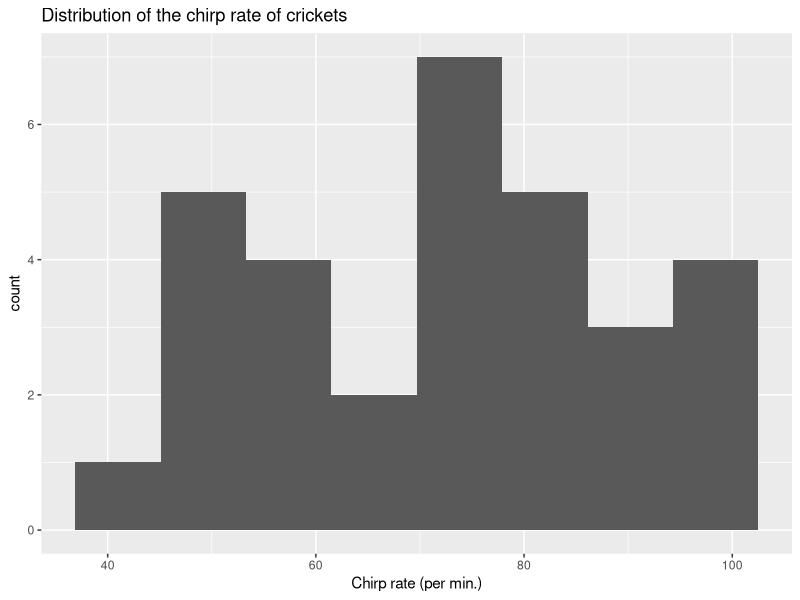
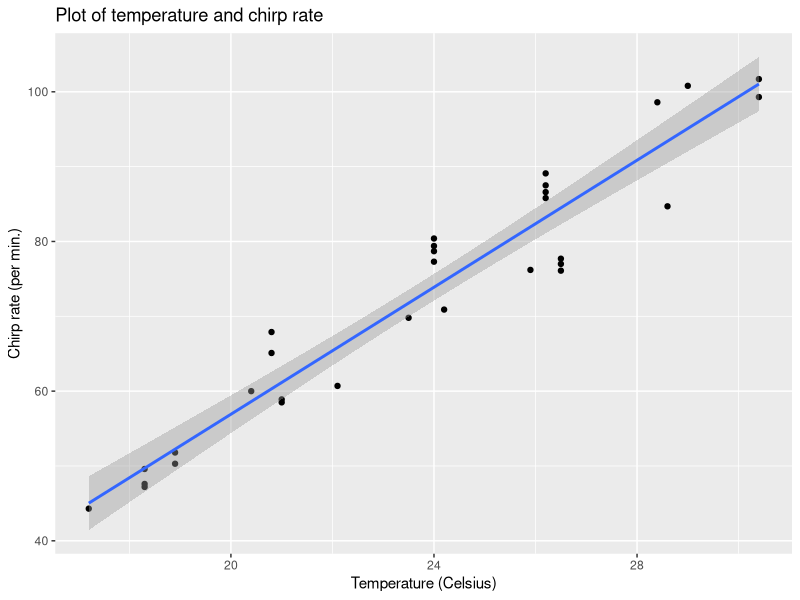
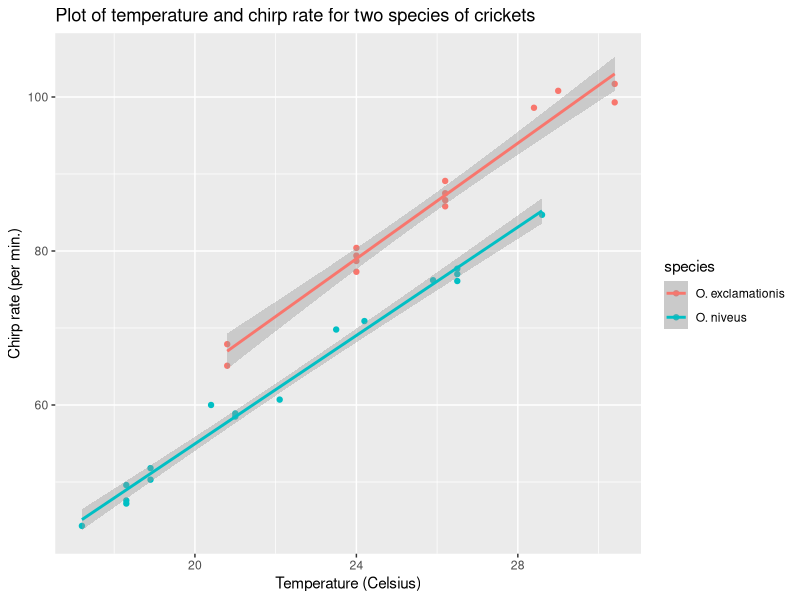
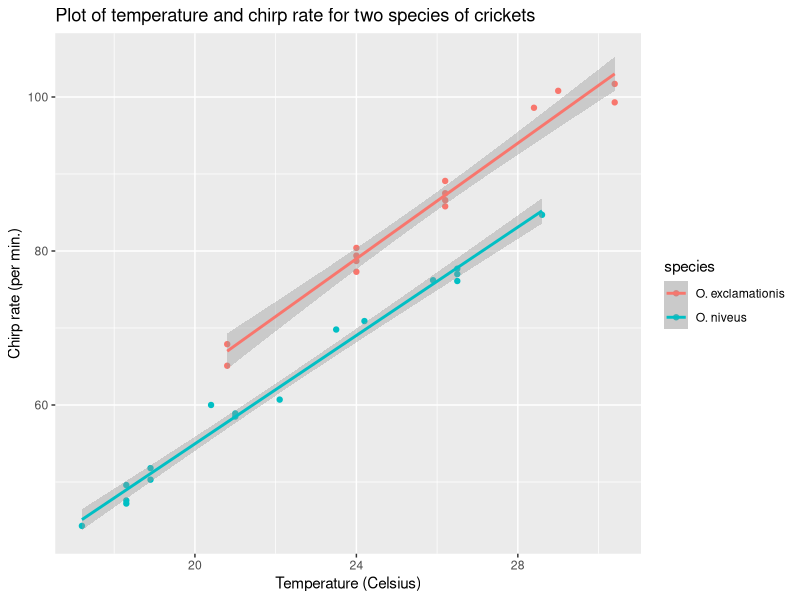

Generate these figures, in order, with R:
## ---- chunk 1
knitr::opts_chunk$set(echo = TRUE)
library('tidyverse') ; library('modeldata')
## ---- chunk 2
data(crickets, package = "modeldata")
names(crickets)
## ---- chunk 3
summary(crickets)
ggplot(crickets, aes(x = rate)) +
  geom_histogram(bins = 8) + 
  ggtitle("Distribution of the chirp rate of crickets") +
  xlab('Chirp rate (per min.)')
## ---- chunk 4
ggplot(crickets, aes(x = temp, y = rate)) +
  geom_point() + 
  geom_smooth(method = 'lm') +
  ggtitle("Plot of temperature and chirp rate") +
  ylab('Chirp rate (per min.)') +
  xlab('Temperature (Celsius)')

temp_lm <- lm(rate ~ temp, crickets)

summary.lm(temp_lm)
## ---- chunk 5
ggplot(crickets, aes(x = temp, y = rate, color = species)) +
  geom_point() + 
  geom_smooth(method = 'lm') +
  ggtitle("Plot of temperature and chirp rate for two species of crickets") +
  ylab('Chirp rate (per min.)') +
  xlab('Temperature (Celsius)')

species_lm <- lm(rate ~ temp + species, crickets)

summary.lm(species_lm)
## ---- chunk 6
ggplot(crickets, aes(x = temp, y = rate, color = species)) +
  geom_point() + 
  geom_smooth(method = 'lm') +
  ggtitle("Plot of temperature and chirp rate for two species of crickets") +
  ylab('Chirp rate (per min.)') +
  xlab('Temperature (Celsius)')
  
species_x_temp_lm <- lm(rate ~ temp + species + temp:species, crickets) 
summary.lm(species_x_temp_lm)

anova(species_lm, species_x_temp_lm)
